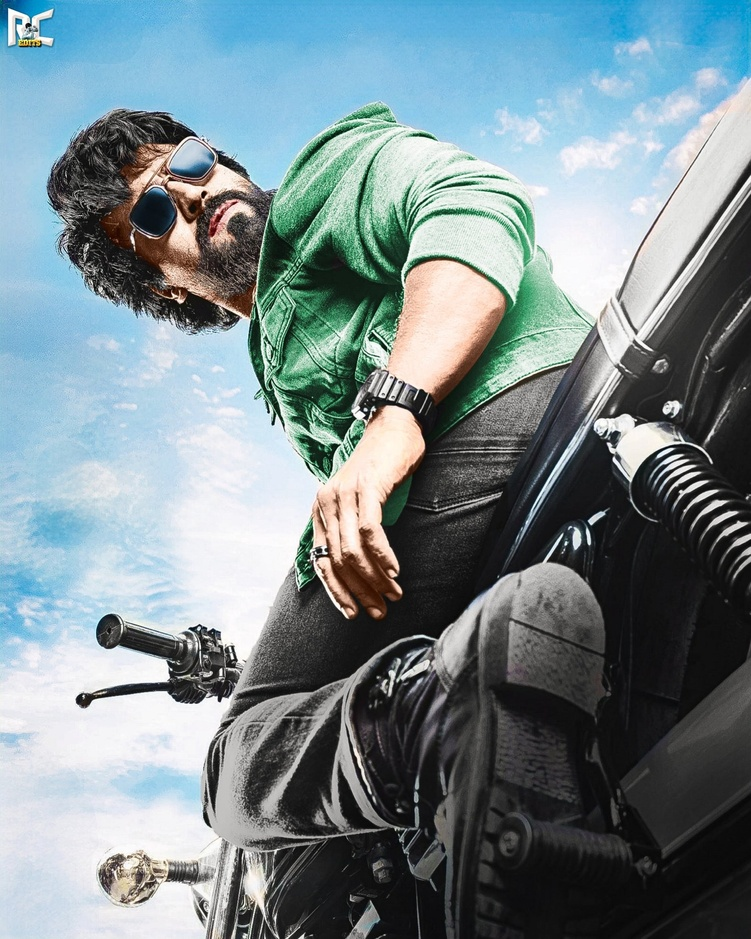
#> input picture Game_changer.jpg, 751 x 939 px, shrunk from 1638 x 2048 before the run
$ python image_watermarking.py
#> lines starting #> are read from the running program, lines starting #| are printed output that depends on the picture
from PIL import Image, ImageDraw, ImageFont


def add_diagonal_text_to_image(
    image_path, text, font_path, output_path, font_size=130, text_opacity=200
):
    # Load the image
#> called with image_path = 'Game_changer.jpg', text = 'Gopalcoding.com', font_path = 'arial.ttf', output_path = 'Game_changer_with_watermark.jpg', font_size = 130, text_opacity = 200
    img = Image.open(image_path).convert("RGBA")

    # Create a new blank image with the same size and RGBA mode
    txt_layer = Image.new("RGBA", img.size, (255, 255, 255, 0))

    # Initialize ImageDraw for the text layer
    draw = ImageDraw.Draw(txt_layer)

    # Load the font
    try:
        font = ImageFont.truetype(font_path, font_size)
    except IOError:
        raise Exception("Font file not found. Please check the font path.")

    # Get the size of the text
    text_bbox = font.getbbox(text)
    textwidth = text_bbox[2] - text_bbox[0]
    textheight = text_bbox[3] - text_bbox[1]

    # Get image dimensions
    img_width, img_height = img.size
#> img_width = 751; img_height = 939

    # Start from the bottom-left corner (0, img_height) and go diagonally to the top-right (img_width, 0)
    for i, char in enumerate(text):
        # Calculate the position for each character
        # x position increases as we go across the image
        x_pos = (img_width / len(text)) * i
        # y position decreases as we move diagonally
        y_pos = img_height - ((img_height / len(text)) * i) - textheight

        # Draw the text with some opacity (semi-transparent white)
        draw.text((x_pos, y_pos), char, font=font, fill=(255, 255, 255, text_opacity))

    # Composite the original image and the text layer
    watermarked = Image.alpha_composite(img, txt_layer)
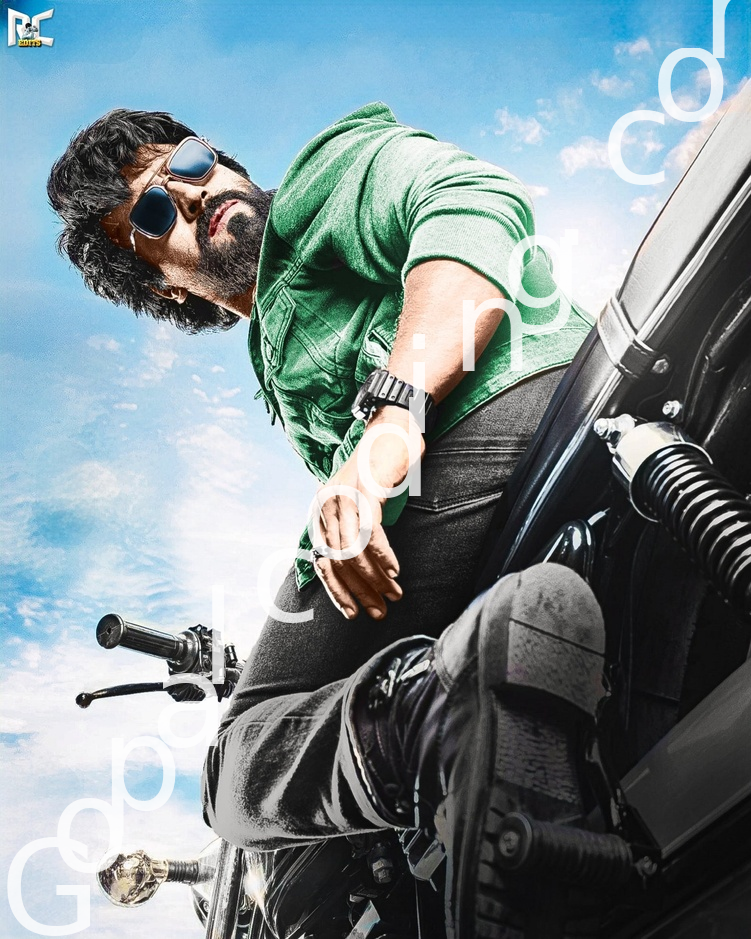
#> watermarked: PIL image 751x939 RGBA; mean R, G, B, A 122.9, 139, 144.1, 255

    # Save the image
    watermarked.convert("RGB").save(output_path)

    # Open the saved image to view
    watermarked.show()


# Example usage:
image_path = r"Game_changer.jpg"
text = "Gopalcoding.com"
font_path = r"arial.ttf"
output_path = r"Game_changer_with_watermark.jpg"
add_diagonal_text_to_image(image_path, text, font_path, output_path)

$ run again, with harsha.jpg copied over Game_changer.jpg
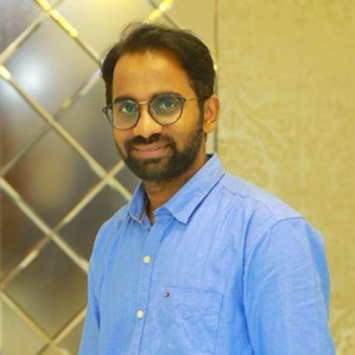
#> input picture harsha.jpg, 355 x 355 px, shrunk from 774 x 774 before the run
#> in add_diagonal_text_to_image, `watermarked = Image.alpha_composite(img, txt_layer)`:
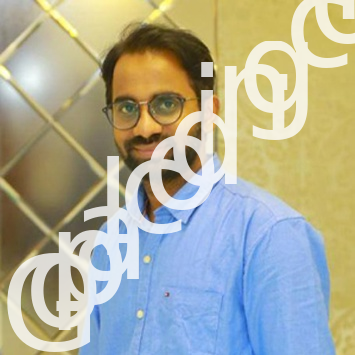
#> watermarked: PIL image 355x355 RGBA; mean R, G, B, A 172.8, 173.7, 154.7, 255
